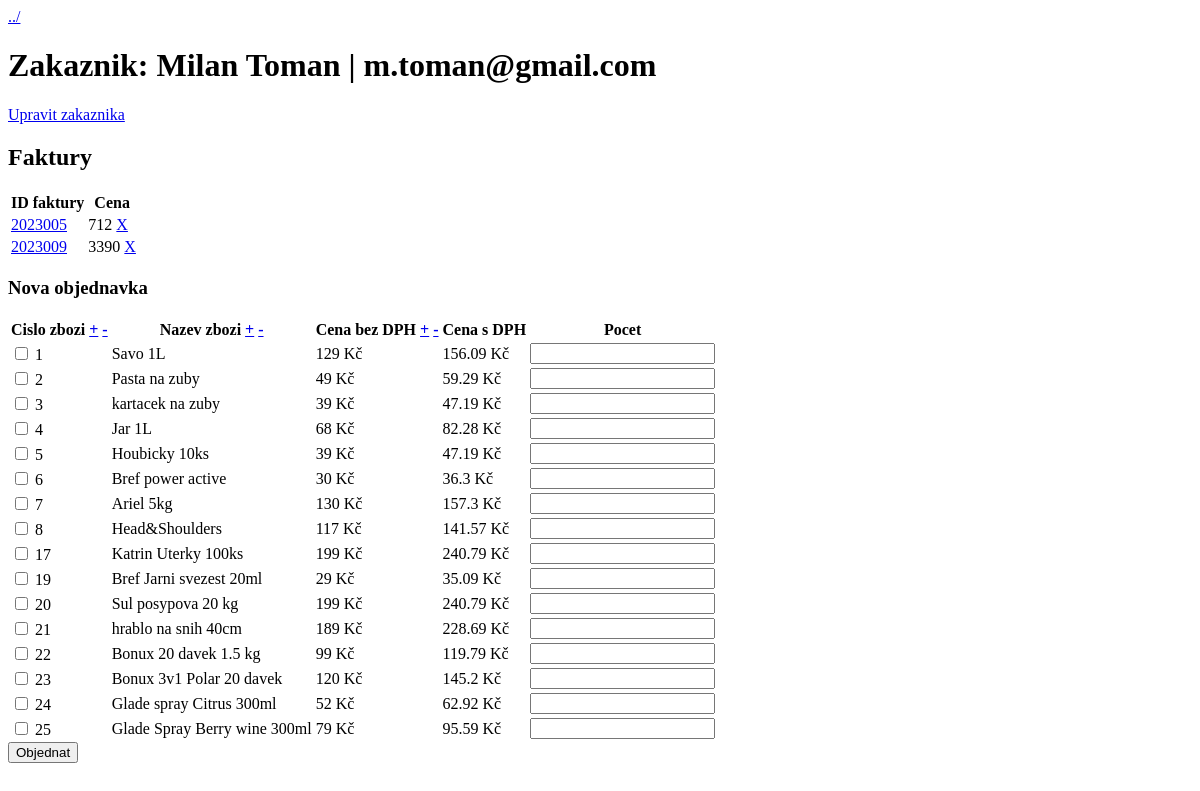
The page /zakaznik.php?id=1 on the database as committed earlier.
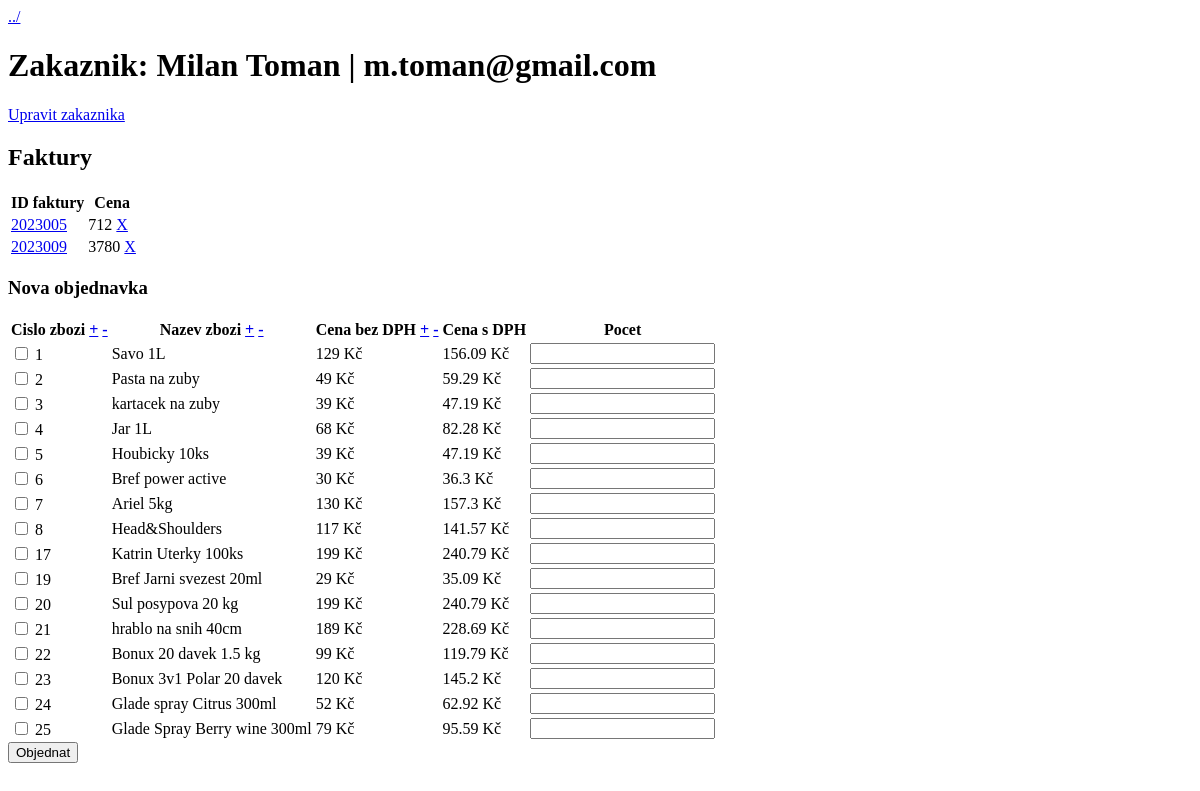
The same page on the database as committed later.
### tables this page shows
CREATE TABLE `faktura` (
  `id_fak` int NOT NULL AUTO_INCREMENT,
  `zakaznik_id` int NOT NULL,
  `cena_fak` int NOT NULL,
  `datum` int NOT NULL,
  PRIMARY KEY (`id_fak`),
  KEY `zakaznik_id` (`zakaznik_id`),
  CONSTRAINT `faktura_ibfk_1` FOREIGN KEY (`zakaznik_id`) REFERENCES `zakaznik` (`id_zak`)
);

### inc/functions.php (called while the page is built, shortened)
<?php
    function zakaznik_faktura($pdo, $id) {
        $query = "SELECT
            jmeno, email, id_fak, cena_fak, datum, id_zak
            FROM zakaznik
            LEFT JOIN faktura ON id_zak = zakaznik_id
            WHERE id_zak = $id";
        $stmt = $pdo->prepare($query);
        $stmt->execute();
        $results = $stmt->fetchall(PDO::FETCH_ASSOC);
        if ($results) {
            return $results;
        }
        return false;
    }
    function vypis_zbozi($pdo, $order=false, $desc=false) {
        $query = "SELECT * FROM zbozi";
        $query .= ";";
        $stmt = $pdo->prepare($query);
        $stmt->execute();
        $results = $stmt->fetchall(PDO::FETCH_ASSOC);
        if ($results) {
            return $results;
        }
        return false;
    }
    function permissions($role_id) {
        switch ($role_id) {
            case 0:
                return "all";
        }
    }

### zakaznik.php (the view, shortened to what this page needs)
<?php
require_once("inc/dbh.inc.php");
require_once("inc/functions.php");
if (isset($_GET["id"])) {
    $id = $_GET["id"];
    $zakaznik_faktura = zakaznik_faktura($conn, $id);
    $zbozi = vypis_zbozi($conn, $_GET["orderby"], $_GET["desc"]);
} else {
    header("Location: index.php");
}
$user_permissions = permissions($_SESSION["role"]);
?>
<!DOCTYPE html>
<html lang="en">
<head>
</head>
<body>
    <a href="index.php">../</a>
    <h1>Zakaznik: <?php echo $zakaznik_faktura[0]["jmeno"] . " | " . $zakaznik_faktura[0]["email"] ?></h1>
    <?php if ($user_permissions == "all") { ?>
    <a href=<?php echo "upravzakaznika.php?id=$id" ?>>Upravit zakaznika</a>
    <?php } ?>
    <div id="faktury">
        <h2>Faktury</h2>
        <?php
            if (!empty($zakaznik_faktura[0]["id_fak"])) {
                ?>
            <table>
                <thead>
                    <th>ID faktury</th>
                    <th>Cena</th>
                </thead>
                <tbody>
                <?php
                    foreach ($zakaznik_faktura as $objednavka) {
                        ?>
                        <tr>
                            <td>
                                <a href='faktura.php?id=<?php echo $objednavka["id_fak"] ?>'>
                                    <?php echo $objednavka["id_fak"] ?>
                                </a>
                            </td>
                            <td> <?php echo $objednavka["cena_fak"] ?>
                            <?php if ($user_permissions == "all") { ?>
                            <a href='inc/smaz_fakturu.inc.php?id=<?php echo $objednavka["id_fak"] . "&id_z=" . $zakaznik_faktura[0]["id_zak"] ?> '>X</a></td>
                            <?php } ?>
                        </tr>
                    <?php } ?>
                </tbody>
            </table>
            <?php
                } else {
                    echo "Zakaznik nema zadne faktury";
                }
            ?>
        <h3>Nova objednavka</h3>
        <form action="inc/objednavka.inc.php" method="POST">
            <table>
                <thead>
                    <tr>
                        <th>Cislo zbozi
                            <a href="zakaznik.php?id=<?php echo $id ?>&orderby=id_zbozi">+</a>
                            <a href="zakaznik.php?id=<?php echo $id ?>&orderby=id_zbozi&desc=true">-</a>
                        </th>
                        <th>Nazev zbozi
                            <a href="zakaznik.php?id=<?php echo $id ?>&orderby=nazev">+</a>
                            <a href="zakaznik.php?id=<?php echo $id ?>&orderby=nazev&desc=true">-</a>
                        </th>
                        <th>Cena bez DPH
                            <a href="zakaznik.php?id=<?php echo $id ?>&orderby=cena">+</a>
                            <a href="zakaznik.php?id=<?php echo $id ?>&orderby=cena&desc=true">-</a>
                        </th>
                        <th>Cena s DPH</th>
                        <th>Pocet</th>
                    </tr>
                </thead>
                <tbody>
                    <?php foreach ($zbozi as $produkt) {
                        ?>
                        <tr>
                            <td>
                                <input type="checkbox" name="id_zbozi[<?php echo $produkt["id_zbozi"]; ?>]" value=<?php echo $produkt["id_zbozi"]; ?>>
                                <?php echo $produkt["id_zbozi"]; ?>
                            </td>
                            <td><?php echo $produkt["nazev"] ?></td>
                            <td><?php echo $produkt["cena"] . " Kč"; ?></td>
                            <td><?php echo strval(intval($produkt["cena"]) * 1.21) . " Kč"; ?></td>
                            <td>
                                <input type="number" name="ks[<?php echo $produkt["id_zbozi"]; ?>]" min=1>
                            </td>
                        </tr>
                        <?php
                    }
                    ?>
                </tbody>
            </table>
            <button type="submit" name="objednat">Objednat</button>
        </form>
    </div>
</body>
</html>

Rows that differ between the two databases and show on the page:
changed faktura id 2023009: cena_fak "3390" → "3780"
